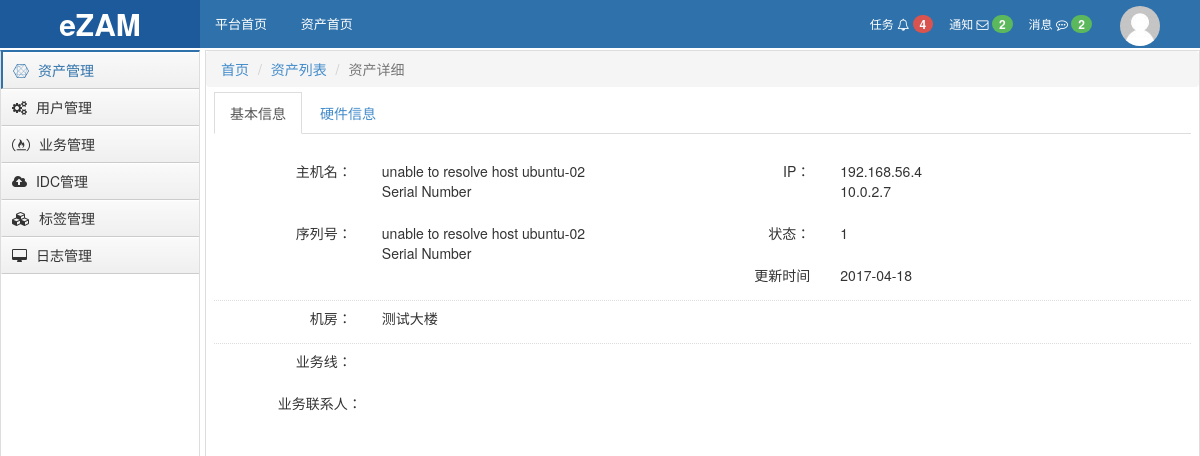
The app's page /asset-server-17, older data.
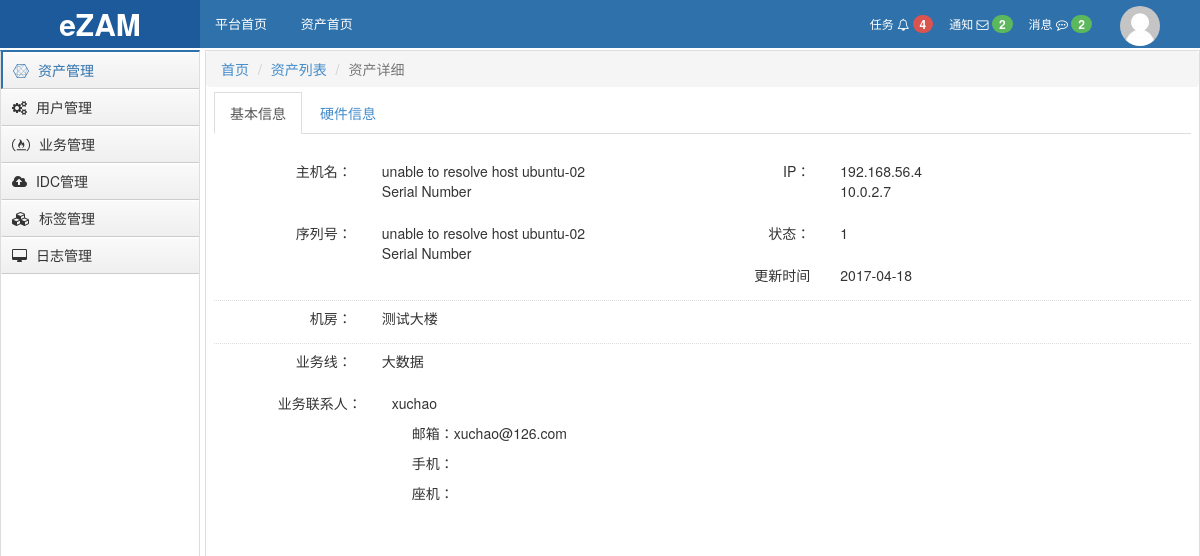
The same page, newer data.
### assets/models.py (models this page shows, shortened)
class NIC(models.Model):
    asset = models.ForeignKey('Asset')
    name = models.CharField(u'网卡名', max_length=64, blank=True, null=True)
    sn = models.CharField(u'SN号', max_length=128, blank=True, null=True)
    model = models.CharField(u'网卡型号', max_length=128, blank=True, null=True)
    macaddress = models.CharField(u'MAC', max_length=64, unique=True)
    ipaddress = models.GenericIPAddressField(u'IP', blank=True, null=True)
    netmask = models.CharField(max_length=64, blank=True, null=True)
    bonding = models.CharField(max_length=64, blank=True, null=True)
    memo = models.CharField(u'备注', max_length=128, blank=True, null=True)
    create_date = models.DateTimeField(blank=True, auto_now_add=True)
    update_date = models.DateTimeField(blank=True, null=True)
    class Meta:
        verbose_name = u'网卡'
        verbose_name_plural = u"网卡"
    auto_create_fields = ['name', 'sn', 'model', 'macaddress', 'ipaddress', 'netmask', 'bonding']

class Server(models.Model):
    asset = models.OneToOneField(Asset)
    sub_assset_type_choices = (
        (0, 'PC服务器'),
        (1, '刀片机'),
        (2, '小型机'),
    )
    sub_asset_type = models.SmallIntegerField(choices=sub_assset_type_choices, verbose_name="服务器类型", default=0)
    created_by_choices = (
        ('auto', 'Auto'),
        ('manual', 'Manual'),
    )
    created_by = models.CharField(choices=created_by_choices, max_length=32,
                                  default='auto')  # auto: auto created,   manual:created manually
    hosted_on = models.ForeignKey('self', related_name='hosted_on_server', blank=True, null=True)  # for vitural server
    model = models.CharField(verbose_name=u'型号', max_length=128, null=True, blank=True)
    raid_type = models.CharField(u'raid类型', max_length=512, blank=True, null=True)
    os_type = models.CharField(u'操作系统类型', max_length=64, blank=True, null=True)
    os_distribution = models.CharField(u'发型版本', max_length=64, blank=True, null=True)
    os_release = models.CharField(u'操作系统版本', max_length=64, blank=True, null=True)
    class Meta:
        verbose_name = '服务器'
        verbose_name_plural = "服务器"

class Asset(models.Model):
    name = models.CharField(max_length=64, unique=True)
    asset_type_choices = (
        ('server', u'服务器'),
        ('networkdevice', u'网络设备'),
        ('storagedevice', u'存储设备'),
        ('securitydevice', u'安全设备'),
        ('software', u'软件资产'),
    )
    device_status_choices = (
        (1, '在线'),
        (2, '离线/过期'),
    )
    asset_type = models.CharField(choices=asset_type_choices, max_length=64, default='server')
    device_status_id = models.IntegerField(choices=device_status_choices, default=1)
    business_unit = models.ForeignKey("BusinessUnit", blank=True, null=True, default=1)
    sn = models.CharField(u'资产SN号', max_length=128, unique=True)
    manufactory = models.ForeignKey('Manufactory', verbose_name=u'制造商', null=True, blank=True)
    management_ip = models.GenericIPAddressField(u'管理IP', blank=True, null=True)
    contract = models.ForeignKey('Contract', verbose_name=u'合同', null=True, blank=True)
    trade_date = models.DateField(u'购买时间', null=True, blank=True)
    expire_date = models.DateField(u'过保修期', null=True, blank=True)
    price = models.FloatField(u'价格', null=True, blank=True)
    idc = models.ForeignKey('IDC', verbose_name=u'IDC机房', null=True, blank=True,default=1)
    tags = models.ManyToManyField('Tag', blank=True)
    admin = models.ForeignKey('UserProfile', verbose_name='资产管理员', null=True, blank=True)
    memo = models.TextField(u'备注', null=True, blank=True)
    create_date = models.DateTimeField(blank=True, auto_now_add=True)
    update_date = models.DateTimeField(blank=True, auto_now=True)
    class Meta:
        verbose_name = '资产总表'
        verbose_name_plural = "资产总表"

class IDC(models.Model):
    name = models.CharField(u'机房名称', max_length=64, unique=True,default='测试大楼')
    memo = models.CharField(u'备注', max_length=128, blank=True, null=True,default='测试层')
    class Meta:
        verbose_name = '机房'
        verbose_name_plural = "机房"

class BusinessUnit(models.Model):
    parent_unit = models.ForeignKey('self', null=True, blank=True)
    name = models.CharField(max_length=64, unique=True)
    contact=models.ManyToManyField('UserProfile')
    class Meta:
        verbose_name = '业务线'
        verbose_name_plural = "业务线"

class UserProfile(AbstractBaseUser):
    email = models.EmailField(
            verbose_name='email address',
            max_length=255,
            unique=True,
    )
    name = models.CharField(max_length=32, unique=True)
    token = models.CharField(max_length=32, null=False, blank=False)
    is_active = models.BooleanField(default=True)
    is_admin = models.BooleanField(default=False)
    objects = UserProfileManager()
    USERNAME_FIELD = 'name'
    REQUIRED_FIELDS = ['email','token']
    class Meta:
        verbose_name = '账户'
        verbose_name_plural = '账户'

### assets/views.py (the view)
# urls.py: url(r'^asset-(?P<asset_type>\w+)-(?P<asset_nid>\d+)$', views.AssetDetailView),
def AssetDetailView(request, asset_type, asset_nid):
    response = asset.Asset.assets_detail(asset_type, asset_nid)
    return render(request, 'asset_detail.html', {'response': response, 'device_type_id': asset_type})

### assets/service/asset.py (called while the page is built)
    @staticmethod
    def assets_detail(asset_type, asset_id):
        response = BaseResponse()
        try:
            if asset_type == 'server':
                response.data = models.Server.objects.filter(asset_id=asset_id).select_related('asset').first()
            elif asset_type == 'networkdevice':
                response.data = models.NetworkDevice.objects.filter(asset_id=asset_id).select_related('asset').first()
            elif asset_type == 'securitydevice':
                response.data = models.SecurityDevice.objects.filter(asset_id=asset_id).select_related('asset').first()
        except Exception as e:
            response.status = False
            response.message = str(e)
        return response

### templates/asset_detail.html (shortened to what this page needs)
{% extends 'layout/_layout.html' %}
{% block conent %}
  <ol class="breadcrumb" style="margin-bottom: 0;">
    <li><a href="/cmdb">首页</a></li>
    <li><a href="/asset">资产列表</a></li>
    <li class="active">资产详细</li>
  </ol>
  <div style="padding: 5px 8px;">
    <div>
      <ul class="nav nav-tabs" role="tablist">
        <li role="presentation" class="active"><a class="no-radius" href="#basic" aria-controls="basic" role="tab"
                                                  data-toggle="tab">基本信息</a></li>
        <li role="presentation"><a class="no-radius" href="#hardware" aria-controls="hardware" role="tab"
                                   data-toggle="tab">硬件信息</a></li>
      </ul>
      <div class="tab-content">
        <div role="tabpanel" class="tab-pane active" id="basic">
          {% include 'include/asset_basic.html' %}
        </div>
      </div>
    </div>
  </div>
{% endblock %}

### templates/include/asset_basic.html (shortened to what this page needs)
<div class="form-horizontal clearfix" style="margin-top:20px;">
    <div class="form-group col-md-6">
        <div class="col-md-4 control-label">主机名：</div>
        <div class="col-md-7 control-label text-left">{{ response.data.asset.name }}</div>
    </div>
    <div class="form-group col-md-6">
        <div class="col-md-4 control-label">IP：</div>
        <div class="col-md-7 control-label text-left">{% for foo in response.data.asset.nic_set.values %}
          {{ foo.ipaddress }}<br>
        {% endfor %}
        </div>
    </div>
    <div class="form-group col-md-6">
        <div class="col-md-4 control-label">序列号：</div>
        <div class="col-md-7 control-label text-left">{{ response.data.asset.sn }}</div>
    </div>
    <div class="form-group col-md-6">
        <div class="col-md-4 control-label">状态：</div>
        <div class="col-md-7 control-label text-left">{{ response.data.asset.device_status_id }}</div>
    </div>
    <div class="form-group col-md-6">
        <div class="col-md-4 control-label">更新时间</div>
        <div class="col-md-7 control-label text-left">{{ response.data.asset.update_date|date:"Y-m-d" }}</div>
    </div>
    <div class="dotted  col-md-12"></div>
    <div class="form-group col-md-6">
        <div class="col-md-4 control-label">机房：</div>
        <div class="col-md-7 control-label text-left">{{ response.data.asset.idc.name }}</div>
    </div>
    <div class="dotted col-md-12"></div>
    <div class="form-group col-md-6">
        <div class="col-md-4 control-label">业务线：</div>
        <div class="col-md-7 control-label text-left">{{ response.data.asset.business_unit.name }}</div>
    </div>
    <div class="col-md-12">
        <div class="form-group col-md-6">
            <div class="col-md-4 control-label">业务联系人：</div>
            <div class="col-md-8 control-label text-left">
                {% for obj in response.data.asset.business_unit.contact.all %}
                    <div>
                        <p>{{ obj.name }}</p>
                        <div style="margin-left: 20px;">
                            <p>邮箱：{{ obj.email }}</p>
                            <p>手机：{{ obj.mobile }}</p>
                            <p>座机：{{ obj.phone }}</p>
                        </div>
                    </div>
                {% endfor %}
            </div>
        </div>
    </div>
</div>

Row changes from the older to the newer data that the page shows:
changed through a linked row, Server "unable to resolve host ubuntu-02 Serial Number": data.asset.business_unit.name (not shown) → "大数据"
now on this page (row unchanged): UserProfile: name "xuchao", email "xuchao@126.com"
